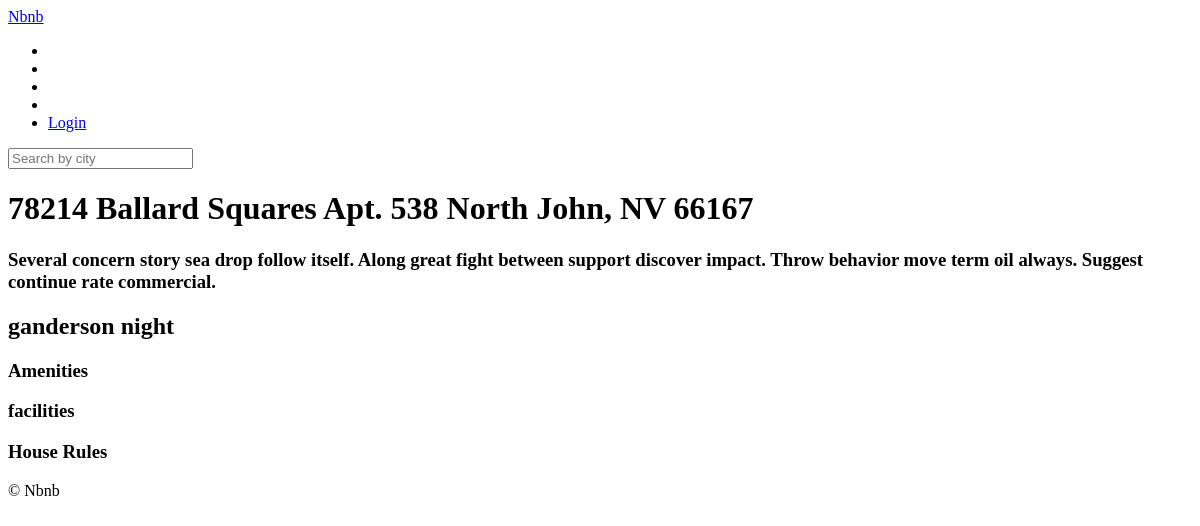
The app's page /rooms/284, older data.
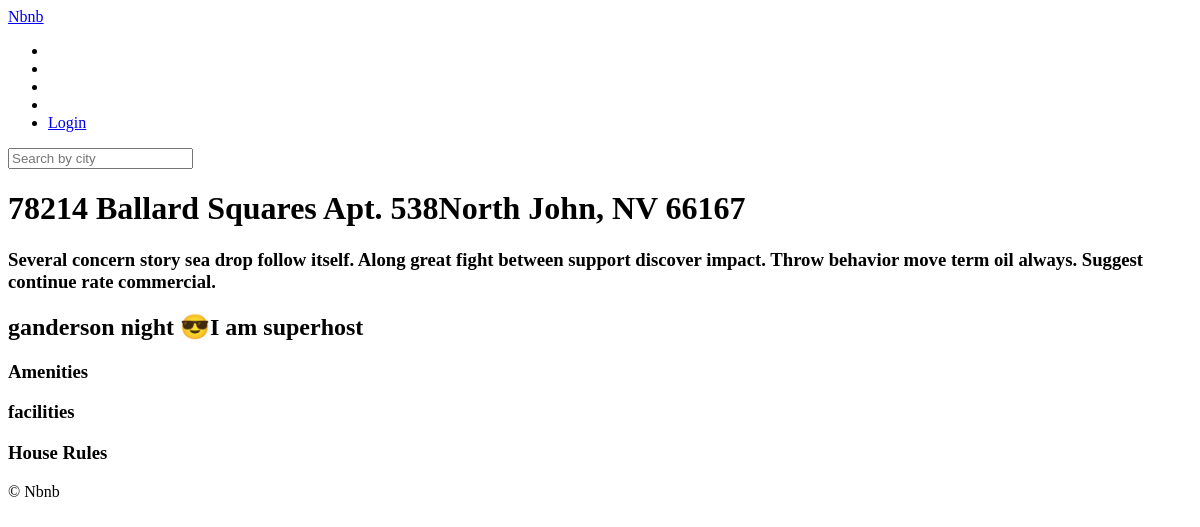
The same page, newer data.
### rooms/models.py (models this page shows, shortened)
class Room(core_models.TimeStampedModel):
    name = models.CharField(max_length=140)
    description = models.TextField()
    country = CountryField()
    city = models.CharField(max_length=80)
    price = models.IntegerField()
    address = models.CharField(max_length=140)
    guests = models.IntegerField()
    beds = models.IntegerField()
    bedrooms = models.IntegerField()
    baths = models.IntegerField()
    check_in = models.TimeField()
    check_out = models.TimeField()
    instant_book = models.BooleanField(default=False)
    host = models.ForeignKey(
        "users.User", related_name="rooms", on_delete=models.CASCADE
    )
    room_type = models.ForeignKey(
        "RoomType", related_name="rooms", on_delete=models.SET_NULL, null=True
    )
    amenities = models.ManyToManyField("Amenity", related_name="rooms", blank=True)
    facilities = models.ManyToManyField("Facility", related_name="rooms", blank=True)
    house_rules = models.ManyToManyField("HouseRule", related_name="rooms", blank=True)

### users/models.py (models this page shows)
class User(AbstractUser):
    GENDER_MALE = "male"
    GENDER_FEMALE = "female"
    GENDER_OTHER = "other"
    GENDER_CHOICES = (
        (GENDER_MALE, "Male"),
        (GENDER_FEMALE, "Female"),
        (GENDER_OTHER, "Other"),
    )
    LANGUAGE_ENGLISH = "en"
    LANGUAGE_KOREAN = "kr"
    LANGUAGE_CHOICES = (
        (LANGUAGE_ENGLISH, "English"),
        (LANGUAGE_KOREAN, "Korean"),
    )
    CURENCY_USD = "usd"
    CURENCY_KRW = "krw"
    CURENCY_CHOICES = (
        (CURENCY_USD, "USD"),
        (CURENCY_KRW, "KRW"),
    )
    avatar = models.ImageField(upload_to="avatars", blank=True)
    gender = models.CharField(choices=GENDER_CHOICES, max_length=10, blank=True)
    bio = models.TextField(default="", blank=True)
    birthdate = models.DateField(blank=True, null=True)
    language = models.CharField(choices=LANGUAGE_CHOICES, max_length=2, blank=True)
    currency = models.CharField(choices=CURENCY_CHOICES, max_length=3, blank=True)
    superhost = models.BooleanField(default=False)
    def __str__(self):
        return self.username + " night"

### rooms/views.py (the view)
# urls.py: path("<int:pk>", views.RoomDetail.as_view(), name="detail"),
class RoomDetail(DetailView):
    model = models.Room

### templates/rooms/room_detail.html (shortened to what this page needs)
{% extends "base.html" %}
{% block content %}
<div>
 <h1>{{room.name}}</h1>
 <h3>{{room.description}}</h3>
</div>
<div>
    <h2>{{room.host}}
    {% if room.host.superhost %}
        😎I am superhost
    {% endif %}
    </h2>
    <h3>Amenities</h3>
    <h3>facilities</h3>
    <h3>House Rules</h3>
</div>
{% endblock content %}

Row changes from the older to the newer data that the page shows:
changed Room "ganderson night": name "78214 Ballard Squares Apt. 538 North John, NV 66167" → "78214 Ballard Squares Apt. 538North John, NV 66167"
Text that changed along with them:
text now shown: "😎I am superhost"
